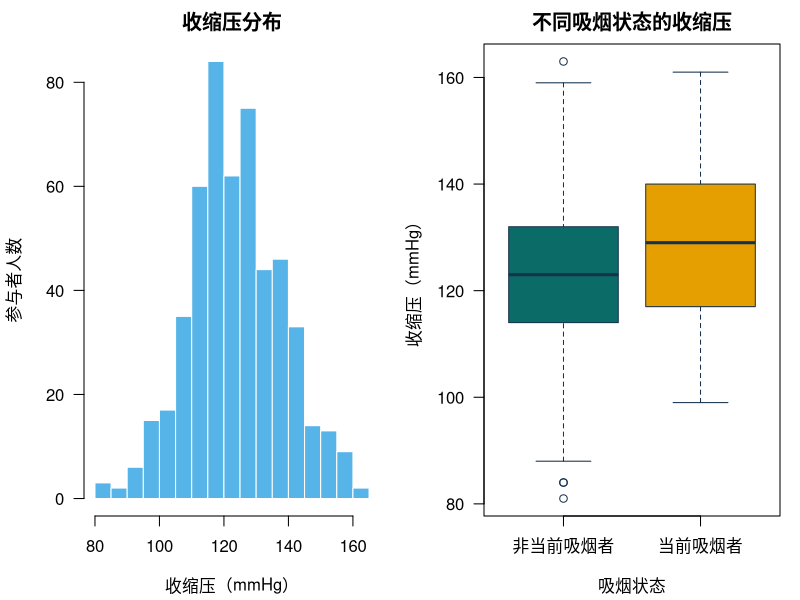
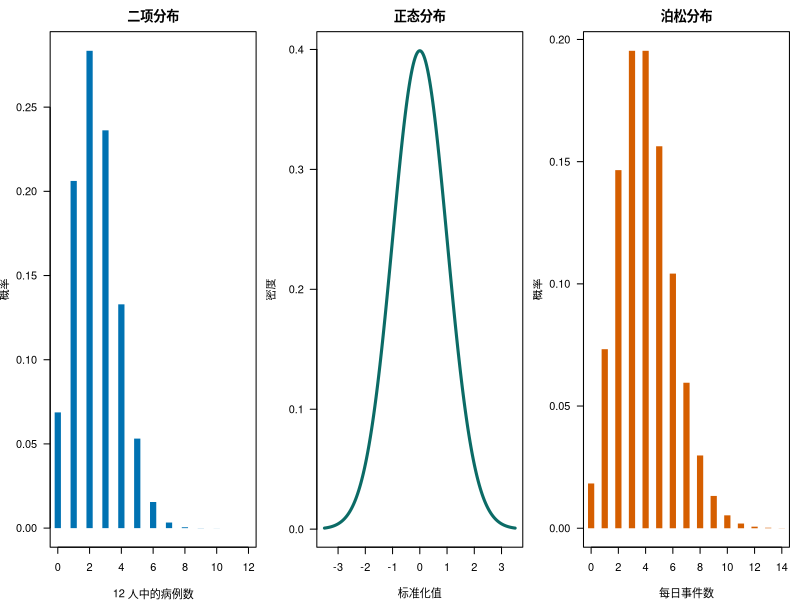
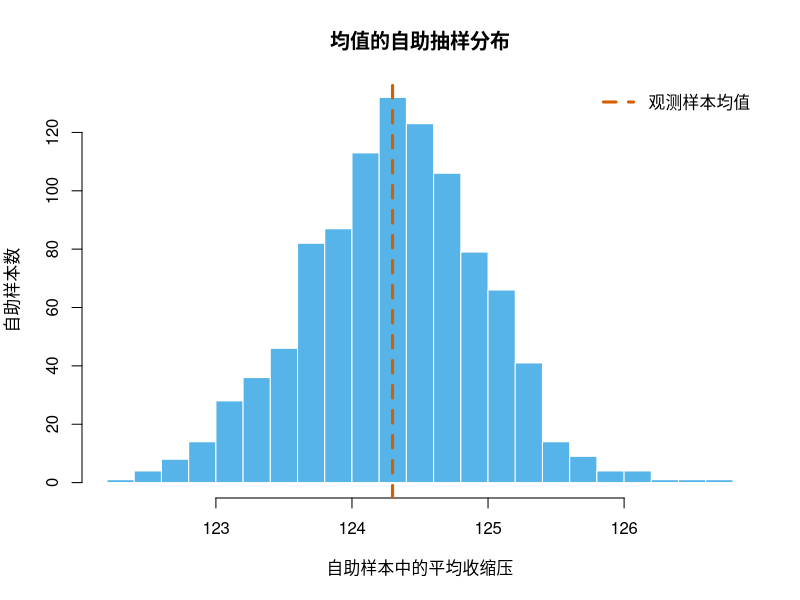
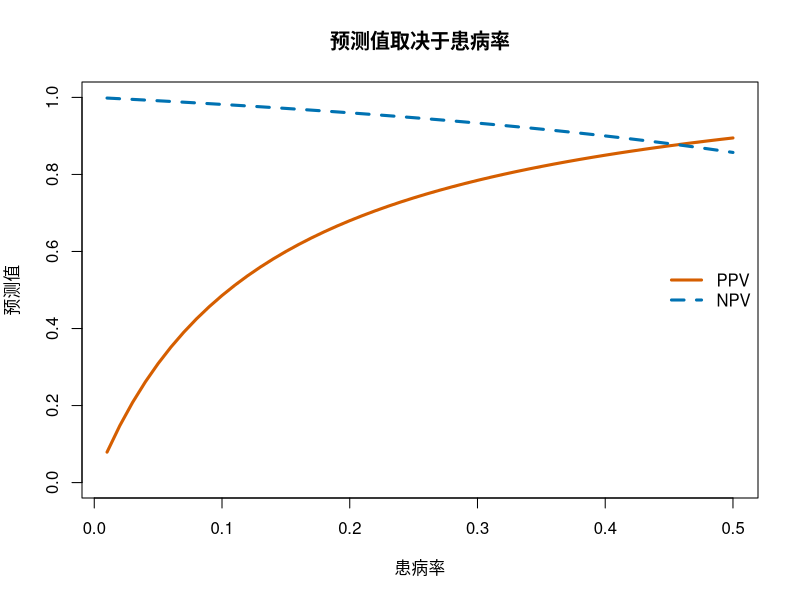
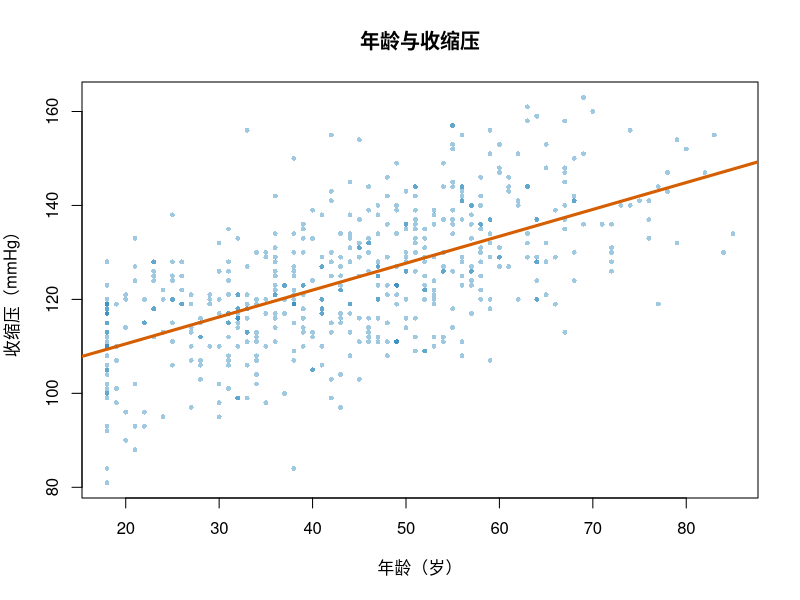
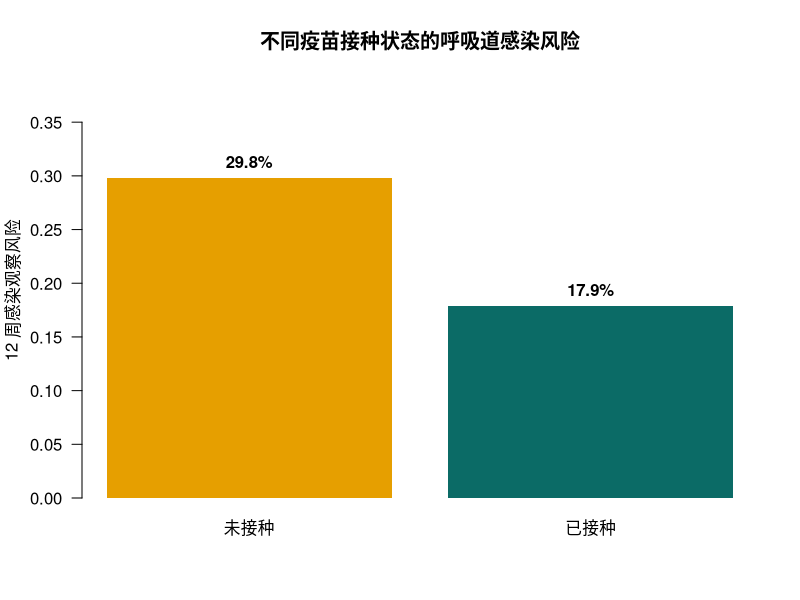

Write the R code that produced these figures, in order.
## ---- chunk 1
knitr::opts_chunk$set(
  echo = TRUE,
  warning = FALSE,
  message = FALSE,
  fig.align = "center",
  fig.width = 8,
  fig.height = 4.7,
  fig.retina = 2,
  out.width = "100%"
)

options(stringsAsFactors = FALSE, digits = 3, width = 82)

# A color-blind-friendly palette (Okabe-Ito inspired).
palette_ph <- c(
  navy = "#17324D",
  teal = "#0B6B66",
  blue = "#0072B2",
  orange = "#E69F00",
  vermillion = "#D55E00",
  purple = "#CC79A7",
  sky = "#56B4E9",
  green = "#009E73"
)

# Create one reproducible, simulated public health dataset.
set.seed(20260810)
n <- 520
age <- round(pmin(pmax(rnorm(n, mean = 45, sd = 16), 18), 85))
neighborhood <- sample(
  c("Central", "North", "South", "West"), n, replace = TRUE,
  prob = c(0.29, 0.23, 0.27, 0.21)
)
smoking <- rbinom(n, 1, plogis(-1.55 + 0.012 * (age - 40)))
access_to_care <- rbinom(
  n, 1,
  plogis(0.8 - 0.55 * (neighborhood == "North") +
           0.20 * (neighborhood == "Central"))
)
vaccinated_num <- rbinom(
  n, 1,
  plogis(-0.55 + 0.022 * age + 0.75 * access_to_care)
)
bmi <- round(pmin(pmax(rnorm(n, 26 + 1.1 * smoking, 4.5), 16), 48), 1)
physical_activity <- pmax(0, round(rgamma(n, shape = 2.4, scale = 55) - 15))
systolic_bp <- round(
  101 + 0.52 * age + 0.42 * (bmi - 25) + 4.5 * smoking + rnorm(n, 0, 11)
)
infection_num <- rbinom(
  n, 1,
  plogis(-1.05 - 0.85 * vaccinated_num + 0.55 * smoking +
           0.30 * (neighborhood == "North"))
)

# Include a small amount of missingness for teaching purposes.
physical_activity[sample(seq_len(n), 18)] <- NA

ph_data <- data.frame(
  participant_id = sprintf("P%03d", seq_len(n)),
  age = age,
  neighborhood = factor(neighborhood),
  smoking_status = factor(
    ifelse(smoking == 1, "Current", "Not current"),
    levels = c("Not current", "Current")
  ),
  physical_activity_min_week = physical_activity,
  bmi = bmi,
  systolic_bp = systolic_bp,
  access_to_care = factor(
    ifelse(access_to_care == 1, "Yes", "No"),
    levels = c("No", "Yes")
  ),
  vaccinated = factor(
    ifelse(vaccinated_num == 1, "Yes", "No"),
    levels = c("No", "Yes")
  ),
  respiratory_infection = factor(
    ifelse(infection_num == 1, "Yes", "No"),
    levels = c("No", "Yes")
  )
)

pct <- function(x, digits = 1) paste0(formatC(100 * x, digits = digits, format = "f"), "%")
## ---- chunk 2
dim(ph_data)
head(
  ph_data[c(
    "participant_id", "age", "neighborhood", "smoking_status",
    "physical_activity_min_week", "systolic_bp"
  )],
  6
)
colSums(is.na(ph_data))
## ---- chunk 3
summary_table <- data.frame(
  Variable = c("年龄（岁）", "收缩压（mmHg）",
               "身体活动（分钟／周）"),
  N_observed = c(sum(!is.na(ph_data$age)),
                 sum(!is.na(ph_data$systolic_bp)),
                 sum(!is.na(ph_data$physical_activity_min_week))),
  Mean = c(mean(ph_data$age), mean(ph_data$systolic_bp),
           mean(ph_data$physical_activity_min_week, na.rm = TRUE)),
  SD = c(sd(ph_data$age), sd(ph_data$systolic_bp),
         sd(ph_data$physical_activity_min_week, na.rm = TRUE)),
  Median = c(median(ph_data$age), median(ph_data$systolic_bp),
             median(ph_data$physical_activity_min_week, na.rm = TRUE)),
  IQR = c(IQR(ph_data$age), IQR(ph_data$systolic_bp),
          IQR(ph_data$physical_activity_min_week, na.rm = TRUE))
)

knitr::kable(
  summary_table,
  digits = 1,
  col.names = c("变量", "观测数", "均值", "标准差", "中位数", "四分位距"),
  caption = "模拟参与者数据的描述性统计"
)
## ---- chunk 4
old_par <- par(mfrow = c(1, 2), mar = c(4.2, 4.2, 2.2, 1), las = 1)

hist(
  ph_data$systolic_bp,
  breaks = "FD",
  col = palette_ph["sky"],
  border = "white",
  main = "收缩压分布",
  xlab = "收缩压（mmHg）",
  ylab = "参与者人数"
)

boxplot(
  systolic_bp ~ smoking_status,
  data = ph_data,
  col = c(palette_ph["teal"], palette_ph["orange"]),
  border = palette_ph["navy"],
  names = c("非当前吸烟者", "当前吸烟者"),
  main = "不同吸烟状态的收缩压",
  xlab = "吸烟状态",
  ylab = "收缩压（mmHg）"
)

par(old_par)
## ---- chunk 5
vaccination_counts <- table(ph_data$vaccinated)
vaccination_summary <- data.frame(
  Vaccinated = names(vaccination_counts),
  Count = as.vector(vaccination_counts),
  Proportion = as.vector(vaccination_counts) / sum(vaccination_counts)
)

knitr::kable(
  vaccination_summary,
  digits = 3,
  col.names = c("疫苗接种状态", "频数", "比例"),
  caption = "模拟样本中的疫苗接种状态"
)
## ---- chunk 6
old_par <- par(mfrow = c(1, 3), mar = c(4, 3.8, 2.4, 0.8), las = 1)

x_bin <- 0:12
plot(x_bin, dbinom(x_bin, size = 12, prob = 0.20), type = "h", lwd = 6,
     lend = 1, col = palette_ph["blue"],
     xlab = "12 人中的病例数", ylab = "概率", main = "二项分布")

x_norm <- seq(-3.5, 3.5, length.out = 300)
plot(x_norm, dnorm(x_norm), type = "l", lwd = 3,
     col = palette_ph["teal"],
     xlab = "标准化值", ylab = "密度", main = "正态分布")

x_pois <- 0:14
plot(x_pois, dpois(x_pois, lambda = 4), type = "h", lwd = 6,
     lend = 1, col = palette_ph["vermillion"],
     xlab = "每日事件数", ylab = "概率", main = "泊松分布")

par(old_par)
## ---- chunk 7
set.seed(410)
bootstrap_means <- replicate(
  1000,
  mean(sample(ph_data$systolic_bp, size = nrow(ph_data), replace = TRUE))
)

hist(bootstrap_means, breaks = 24, col = palette_ph["sky"], border = "white",
     main = "均值的自助抽样分布",
     xlab = "自助样本中的平均收缩压",
     ylab = "自助样本数")
abline(v = mean(ph_data$systolic_bp), col = palette_ph["vermillion"],
       lwd = 3, lty = 2)
legend("topright", legend = "观测样本均值", lty = 2, lwd = 3,
       col = palette_ph["vermillion"], bty = "n")
## ---- chunk 8
se_example <- data.frame(
  Sample_size = c(25, 100, 400),
  Assumed_SD = 16,
  Standard_error = 16 / sqrt(c(25, 100, 400))
)
knitr::kable(se_example, digits = 1,
             col.names = c("样本量", "假定的标准差", "标准误"),
             caption = "标准差为 16 时，样本量如何改变标准误")
## ---- chunk 9
# 基于 t 分布计算平均收缩压的置信区间。
n_bp <- sum(!is.na(ph_data$systolic_bp))
mean_bp <- mean(ph_data$systolic_bp, na.rm = TRUE)
se_bp <- sd(ph_data$systolic_bp, na.rm = TRUE) / sqrt(n_bp)
ci_mean_bp <- mean_bp + c(-1, 1) * qt(0.975, df = n_bp - 1) * se_bp

# 基于得分法计算疫苗接种比例的置信区间。
x_vax <- sum(ph_data$vaccinated == "Yes")
n_vax <- sum(!is.na(ph_data$vaccinated))
vax_ci_object <- prop.test(x_vax, n_vax, correct = FALSE)
vax_estimate <- unname(vax_ci_object$estimate)
vax_ci <- vax_ci_object$conf.int

ci_table <- data.frame(
  Quantity = c("平均收缩压（mmHg）", "疫苗接种比例"),
  Estimate = c(mean_bp, vax_estimate),
  Lower_95_CI = c(ci_mean_bp[1], vax_ci[1]),
  Upper_95_CI = c(ci_mean_bp[2], vax_ci[2])
)

knitr::kable(ci_table, digits = 3,
             col.names = c("指标", "估计值", "95% 置信区间下限", "95% 置信区间上限"),
             caption = "模拟样本的点估计与区间估计")
## ---- chunk 10
bp_test <- t.test(systolic_bp ~ smoking_status, data = ph_data)
bp_means <- aggregate(systolic_bp ~ smoking_status, data = ph_data, mean)
knitr::kable(bp_means, digits = 1,
             col.names = c("当前吸烟状态", "平均收缩压（mmHg）"),
             caption = "按当前吸烟状态分组的平均收缩压")
## ---- chunk 11
a <- 48; b <- 72; c <- 24; d <- 96
risk_exposed <- a / (a + b)
risk_unexposed <- c / (c + d)
risk_difference <- risk_exposed - risk_unexposed
risk_ratio <- risk_exposed / risk_unexposed
odds_ratio <- (a * d) / (b * c)

# 用于教学演示的大样本置信区间。
se_rd <- sqrt(risk_exposed * (1 - risk_exposed) / (a + b) +
                risk_unexposed * (1 - risk_unexposed) / (c + d))
ci_rd <- risk_difference + c(-1, 1) * 1.96 * se_rd

se_log_rr <- sqrt(1 / a - 1 / (a + b) + 1 / c - 1 / (c + d))
ci_rr <- exp(log(risk_ratio) + c(-1, 1) * 1.96 * se_log_rr)

se_log_or <- sqrt(1 / a + 1 / b + 1 / c + 1 / d)
ci_or <- exp(log(odds_ratio) + c(-1, 1) * 1.96 * se_log_or)

effect_table <- data.frame(
  Measure = c("风险差", "风险比", "优势比"),
  Estimate = c(risk_difference, risk_ratio, odds_ratio),
  Lower_95_CI = c(ci_rd[1], ci_rr[1], ci_or[1]),
  Upper_95_CI = c(ci_rd[2], ci_rr[2], ci_or[2])
)

knitr::kable(effect_table, digits = 2,
             col.names = c("指标", "估计值", "95% 置信区间下限", "95% 置信区间上限"),
             caption = "暴发示例中未经调整的关联指标")
## ---- chunk 12
tp <- 68; fp <- 92; fn <- 12; tn <- 828
screening <- data.frame(
  Measure = c("灵敏度", "特异度", "阳性预测值",
              "阴性预测值"),
  Estimate = c(tp / (tp + fn), tn / (tn + fp),
               tp / (tp + fp), tn / (tn + fn))
)
knitr::kable(screening, digits = 3,
             col.names = c("指标", "估计值"),
             caption = "假设项目中的筛查性能")
## ---- chunk 13
prevalence_grid <- seq(0.01, 0.50, by = 0.01)
sens <- 0.85
spec <- 0.90
ppv_grid <- sens * prevalence_grid /
  (sens * prevalence_grid + (1 - spec) * (1 - prevalence_grid))
npv_grid <- spec * (1 - prevalence_grid) /
  ((1 - sens) * prevalence_grid + spec * (1 - prevalence_grid))

plot(prevalence_grid, ppv_grid, type = "l", lwd = 3,
     col = palette_ph["vermillion"], ylim = c(0, 1),
     xlab = "患病率", ylab = "预测值",
     main = "预测值取决于患病率")
lines(prevalence_grid, npv_grid, lwd = 3, lty = 2,
      col = palette_ph["blue"])
legend("right", legend = c("PPV", "NPV"), lwd = 3, lty = c(1, 2),
       col = c(palette_ph["vermillion"], palette_ph["blue"]), bty = "n")
## ---- chunk 14
plot(ph_data$age, ph_data$systolic_bp,
     pch = 16, cex = 0.65, col = rgb(0, 114/255, 178/255, 0.38),
     xlab = "年龄（岁）", ylab = "收缩压（mmHg）",
     main = "年龄与收缩压")
abline(lm(systolic_bp ~ age, data = ph_data),
       col = palette_ph["vermillion"], lwd = 3)
## ---- chunk 15
bp_model <- lm(systolic_bp ~ age + bmi + smoking_status, data = ph_data)
coef_table <- summary(bp_model)$coefficients
coef_table_display <- coef_table
rownames(coef_table_display) <- c(
  "截距", "年龄（每增加 1 岁）", "体重指数（每增加 1 单位）",
  "当前吸烟（参照：当前不吸烟）"
)
knitr::kable(
  coef_table_display,
  digits = 3,
  col.names = c("估计值", "标准误", "t 值", "p 值"),
  caption = "收缩压的线性回归"
)
## ---- chunk 16
infection_model <- glm(
  respiratory_infection ~ vaccinated + age + smoking_status + neighborhood,
  data = ph_data,
  family = binomial()
)

model_coef <- summary(infection_model)$coefficients
non_intercept <- rownames(model_coef) != "(Intercept)"
or_table <- data.frame(
  Term = rownames(model_coef)[non_intercept],
  Odds_ratio = exp(model_coef[non_intercept, "Estimate"]),
  Lower_95_CI = exp(model_coef[non_intercept, "Estimate"] -
                      1.96 * model_coef[non_intercept, "Std. Error"]),
  Upper_95_CI = exp(model_coef[non_intercept, "Estimate"] +
                      1.96 * model_coef[non_intercept, "Std. Error"]),
  P_value = model_coef[non_intercept, "Pr(>|z|)"],
  row.names = NULL
)

term_labels_zh <- c(
  vaccinatedYes = "已接种（参照：未接种）",
  age = "年龄（每增加 1 岁）",
  smoking_statusCurrent = "当前吸烟（参照：当前不吸烟）",
  neighborhoodNorth = "北区（参照：中心区）",
  neighborhoodSouth = "南区（参照：中心区）",
  neighborhoodWest = "西区（参照：中心区）"
)
or_table_display <- or_table
or_table_display$Term <- unname(term_labels_zh[or_table_display$Term])

knitr::kable(
  or_table_display,
  digits = 3,
  col.names = c("变量或对比", "优势比", "95% 置信区间下限", "95% 置信区间上限", "p 值"),
  caption = "呼吸道感染的调整后优势比（未列出截距）"
)
## ---- chunk 17
# 建模前应进行的简要检查。
data_quality <- data.frame(
  Check = c("数据行数", "重复的参与者编号", "缺失的身体活动值",
            "年龄超出 18–85 岁", "收缩压超出 70–250 mmHg"),
  Result = c(
    nrow(ph_data),
    sum(duplicated(ph_data$participant_id)),
    sum(is.na(ph_data$physical_activity_min_week)),
    sum(ph_data$age < 18 | ph_data$age > 85),
    sum(ph_data$systolic_bp < 70 | ph_data$systolic_bp > 250)
  )
)
knitr::kable(
  data_quality,
  col.names = c("检查项目", "结果"),
  caption = "部分可复现的数据质量检查"
)
## ---- chunk 18
vax_table <- with(
  ph_data,
  table(Vaccinated = vaccinated, Infection = respiratory_infection)
)
vax_table_display <- vax_table
dimnames(vax_table_display) <- list(
  接种状态 = c("未接种", "已接种"),
  感染状态 = c("未感染", "感染")
)
vax_table_display

risk_vaccinated <- vax_table["Yes", "Yes"] / sum(vax_table["Yes", ])
risk_unvaccinated <- vax_table["No", "Yes"] / sum(vax_table["No", ])
rd_vax <- risk_vaccinated - risk_unvaccinated
rr_vax <- risk_vaccinated / risk_unvaccinated

a_v <- unname(vax_table["Yes", "Yes"])
b_v <- unname(vax_table["Yes", "No"])
c_v <- unname(vax_table["No", "Yes"])
d_v <- unname(vax_table["No", "No"])
se_log_rr_vax <- sqrt(1 / a_v - 1 / (a_v + b_v) +
                        1 / c_v - 1 / (c_v + d_v))
ci_rr_vax <- exp(log(rr_vax) + c(-1, 1) * 1.96 * se_log_rr_vax)

se_rd_vax <- sqrt(
  risk_vaccinated * (1 - risk_vaccinated) / (a_v + b_v) +
    risk_unvaccinated * (1 - risk_unvaccinated) / (c_v + d_v)
)
ci_rd_vax <- rd_vax + c(-1, 1) * 1.96 * se_rd_vax

ci_risk_vaccinated <- prop.test(a_v, a_v + b_v, correct = FALSE)$conf.int
ci_risk_unvaccinated <- prop.test(c_v, c_v + d_v, correct = FALSE)$conf.int

mini_results <- data.frame(
  Measure = c("接种者的风险", "未接种者的风险",
              "风险差", "风险比"),
  Estimate = c(risk_vaccinated, risk_unvaccinated, rd_vax, rr_vax),
  Lower_95_CI = c(ci_risk_vaccinated[1], ci_risk_unvaccinated[1],
                  ci_rd_vax[1], ci_rr_vax[1]),
  Upper_95_CI = c(ci_risk_vaccinated[2], ci_risk_unvaccinated[2],
                  ci_rd_vax[2], ci_rr_vax[2])
)
knitr::kable(
  mini_results,
  digits = 3,
  col.names = c("指标", "估计值", "95% 置信区间下限", "95% 置信区间上限"),
  caption = "模拟小型案例研究中的未调整估计值及其 95% 置信区间"
)
## ---- chunk 19
risks <- c("未接种" = risk_unvaccinated, "已接种" = risk_vaccinated)
bar_positions <- barplot(
  risks,
  ylim = c(0, max(risks) * 1.30),
  col = c(palette_ph["orange"], palette_ph["teal"]),
  border = NA,
  ylab = "12 周感染观察风险",
  main = "不同疫苗接种状态的呼吸道感染风险",
  las = 1
)
text(bar_positions, risks, labels = pct(risks), pos = 3, font = 2)
